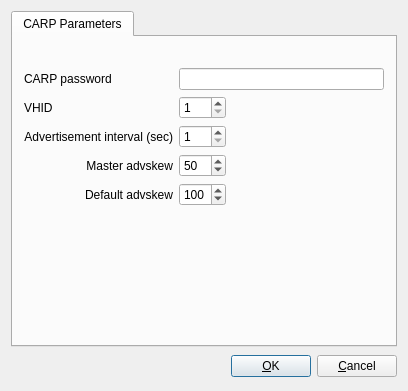
<ui version="4.0" >
 <class>carpOptionsDialog_q</class>
 <widget class="QDialog" name="carpOptionsDialog_q" >
  <property name="geometry" >
   <rect>
    <x>0</x>
    <y>0</y>
    <width>408</width>
    <height>391</height>
   </rect>
  </property>
  <property name="windowTitle" >
   <string>CARP protocol settings</string>
  </property>
  <layout class="QGridLayout" >
   <item row="1" column="0" >
    <layout class="QHBoxLayout" >
     <item>
      <spacer>
       <property name="orientation" >
        <enum>Qt::Horizontal</enum>
       </property>
       <property name="sizeType" >
        <enum>QSizePolicy::Expanding</enum>
       </property>
       <property name="sizeHint" stdset="0" >
        <size>
         <width>151</width>
         <height>27</height>
        </size>
       </property>
      </spacer>
     </item>
     <item>
      <widget class="QPushButton" name="buttonOk" >
       <property name="text" >
        <string>&amp;OK</string>
       </property>
       <property name="shortcut" >
        <string/>
       </property>
       <property name="autoDefault" >
        <bool>true</bool>
       </property>
       <property name="default" >
        <bool>true</bool>
       </property>
      </widget>
     </item>
     <item>
      <widget class="QPushButton" name="buttonCancel" >
       <property name="text" >
        <string>&amp;Cancel</string>
       </property>
       <property name="shortcut" >
        <string/>
       </property>
       <property name="autoDefault" >
        <bool>true</bool>
       </property>
      </widget>
     </item>
    </layout>
   </item>
   <item row="0" column="0" >
    <widget class="QTabWidget" name="tabWidget" >
     <property name="tabShape" >
      <enum>QTabWidget::Rounded</enum>
     </property>
     <property name="currentIndex" >
      <number>0</number>
     </property>
     <widget class="QWidget" name="tab" >
      <attribute name="title" >
       <string>CARP Parameters</string>
      </attribute>
      <attribute name="icon" >
       <iconset resource="MainRes.qrc" >
        <normaloff>:/Icons/Options</normaloff>:/Icons/Options</iconset>
      </attribute>
      <layout class="QGridLayout" name="gridLayout" >
       <item row="0" column="1" >
        <spacer>
         <property name="orientation" >
          <enum>Qt::Vertical</enum>
         </property>
         <property name="sizeType" >
          <enum>QSizePolicy::Minimum</enum>
         </property>
         <property name="sizeHint" stdset="0" >
          <size>
           <width>20</width>
           <height>20</height>
          </size>
         </property>
        </spacer>
       </item>
       <item row="1" column="0" >
        <widget class="QLabel" name="carp_password_label" >
         <property name="enabled" >
          <bool>true</bool>
         </property>
         <property name="toolTip" >
          <string>CARP password</string>
         </property>
         <property name="layoutDirection" >
          <enum>Qt::RightToLeft</enum>
         </property>
         <property name="text" >
          <string>CARP password</string>
         </property>
        </widget>
       </item>
       <item row="1" column="1" colspan="2" >
        <widget class="QLineEdit" name="carp_password" >
         <property name="enabled" >
          <bool>true</bool>
         </property>
        </widget>
       </item>
       <item row="2" column="0" >
        <widget class="QLabel" name="carp_vhid_label" >
         <property name="enabled" >
          <bool>true</bool>
         </property>
         <property name="toolTip" >
          <string>Virtual Host ID</string>
         </property>
         <property name="layoutDirection" >
          <enum>Qt::RightToLeft</enum>
         </property>
         <property name="text" >
          <string>VHID</string>
         </property>
        </widget>
       </item>
       <item row="2" column="1" >
        <widget class="QSpinBox" name="carp_vhid" >
         <property name="minimum" >
          <number>1</number>
         </property>
         <property name="maximum" >
          <number>255</number>
         </property>
         <property name="value" >
          <number>1</number>
         </property>
        </widget>
       </item>
       <item row="2" column="2" >
        <spacer name="horizontalSpacer_4" >
         <property name="orientation" >
          <enum>Qt::Horizontal</enum>
         </property>
         <property name="sizeHint" stdset="0" >
          <size>
           <width>78</width>
           <height>20</height>
          </size>
         </property>
        </spacer>
       </item>
       <item row="3" column="0" >
        <widget class="QLabel" name="label_3" >
         <property name="text" >
          <string>Advertisement interval (sec)</string>
         </property>
         <property name="alignment" >
          <set>Qt::AlignRight|Qt::AlignTrailing|Qt::AlignVCenter</set>
         </property>
        </widget>
       </item>
       <item row="3" column="1" >
        <widget class="QSpinBox" name="advbase" >
         <property name="minimum" >
          <number>1</number>
         </property>
         <property name="maximum" >
          <number>255</number>
         </property>
         <property name="value" >
          <number>1</number>
         </property>
        </widget>
       </item>
       <item row="3" column="2" >
        <spacer name="horizontalSpacer_3" >
         <property name="orientation" >
          <enum>Qt::Horizontal</enum>
         </property>
         <property name="sizeHint" stdset="0" >
          <size>
           <width>78</width>
           <height>20</height>
          </size>
         </property>
        </spacer>
       </item>
       <item row="4" column="0" >
        <widget class="QLabel" name="label" >
         <property name="text" >
          <string>Master advskew</string>
         </property>
         <property name="alignment" >
          <set>Qt::AlignRight|Qt::AlignTrailing|Qt::AlignVCenter</set>
         </property>
        </widget>
       </item>
       <item row="4" column="1" >
        <widget class="QSpinBox" name="master_advskew" >
         <property name="maximum" >
          <number>254</number>
         </property>
         <property name="value" >
          <number>50</number>
         </property>
        </widget>
       </item>
       <item row="4" column="2" >
        <spacer name="horizontalSpacer" >
         <property name="orientation" >
          <enum>Qt::Horizontal</enum>
         </property>
         <property name="sizeHint" stdset="0" >
          <size>
           <width>78</width>
           <height>20</height>
          </size>
         </property>
        </spacer>
       </item>
       <item row="5" column="0" >
        <widget class="QLabel" name="label_2" >
         <property name="text" >
          <string>Default advskew</string>
         </property>
         <property name="alignment" >
          <set>Qt::AlignRight|Qt::AlignTrailing|Qt::AlignVCenter</set>
         </property>
        </widget>
       </item>
       <item row="5" column="1" >
        <widget class="QSpinBox" name="default_advskew" >
         <property name="maximum" >
          <number>254</number>
         </property>
         <property name="value" >
          <number>100</number>
         </property>
        </widget>
       </item>
       <item row="5" column="2" >
        <spacer name="horizontalSpacer_2" >
         <property name="orientation" >
          <enum>Qt::Horizontal</enum>
         </property>
         <property name="sizeHint" stdset="0" >
          <size>
           <width>78</width>
           <height>20</height>
          </size>
         </property>
        </spacer>
       </item>
       <item row="6" column="1" >
        <spacer>
         <property name="orientation" >
          <enum>Qt::Vertical</enum>
         </property>
         <property name="sizeHint" stdset="0" >
          <size>
           <width>20</width>
           <height>40</height>
          </size>
         </property>
        </spacer>
       </item>
      </layout>
     </widget>
    </widget>
   </item>
  </layout>
 </widget>
 <layoutdefault spacing="6" margin="11" />
 <tabstops>
  <tabstop>buttonOk</tabstop>
  <tabstop>buttonCancel</tabstop>
  <tabstop>tabWidget</tabstop>
 </tabstops>
 <resources>
  <include location="MainRes.qrc" />
 </resources>
 <connections>
  <connection>
   <sender>buttonOk</sender>
   <signal>clicked()</signal>
   <receiver>carpOptionsDialog_q</receiver>
   <slot>accept()</slot>
   <hints>
    <hint type="sourcelabel" >
     <x>316</x>
     <y>472</y>
    </hint>
    <hint type="destinationlabel" >
     <x>193</x>
     <y>137</y>
    </hint>
   </hints>
  </connection>
  <connection>
   <sender>buttonCancel</sender>
   <signal>clicked()</signal>
   <receiver>carpOptionsDialog_q</receiver>
   <slot>reject()</slot>
   <hints>
    <hint type="sourcelabel" >
     <x>397</x>
     <y>472</y>
    </hint>
    <hint type="destinationlabel" >
     <x>20</x>
     <y>20</y>
    </hint>
   </hints>
  </connection>
 </connections>
</ui>
